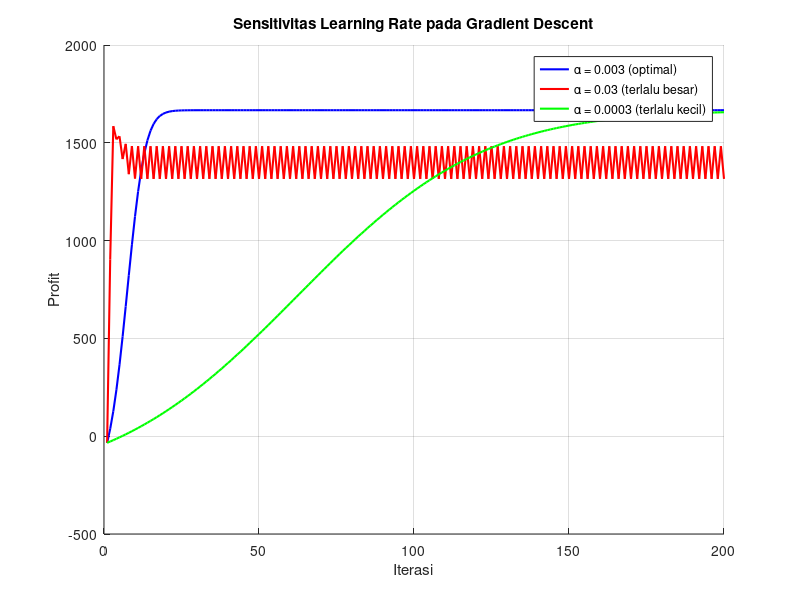

Source code (MATLAB):
% ===================================================== 
%  UTS Matematika Sains Data — Semester Genap 2025/2026 
%  Soal 6 — Gradient Descent
%  --------------------------------------------------- 
%  Nama  : Ziohamdan Putra Yudhana
%  NIM   : 2510514012
%  Parameter: N=12, a=1, b=2, K=4, theta0=40, alpha=0.003 
%  Tanggal: <2026-04-28> 
% ===================================================== 

clc; clear; close all;

profit = @(x) -2*x.^3 + 28*x.^2 + 100*x - 160;
profit_grad = @(x) -6*x.^2 + 56*x + 100;

alphas = [0.003, 0.03, 0.0003];
labels = {'α = 0.003 (optimal)', 'α = 0.03 (terlalu besar)', 'α = 0.0003 (terlalu kecil)'};
colors = {'b', 'r', 'g'};
n_iter = 200;

figure('Position', [100 100 800 500], 'Color', 'w');
hold on;

for i = 1:3
    x = 1;
    history = zeros(n_iter, 1);
    for k = 1:n_iter
        history(k) = profit(x);
        x = x + alphas(i) * profit_grad(x);
    end
    plot(1:n_iter, history, colors{i}, 'LineWidth', 1.5);
end

xlabel('Iterasi'); ylabel('Profit');
title('Sensitivitas Learning Rate pada Gradient Descent');
legend(labels, 'Location', 'best');
grid on;
hold off;
